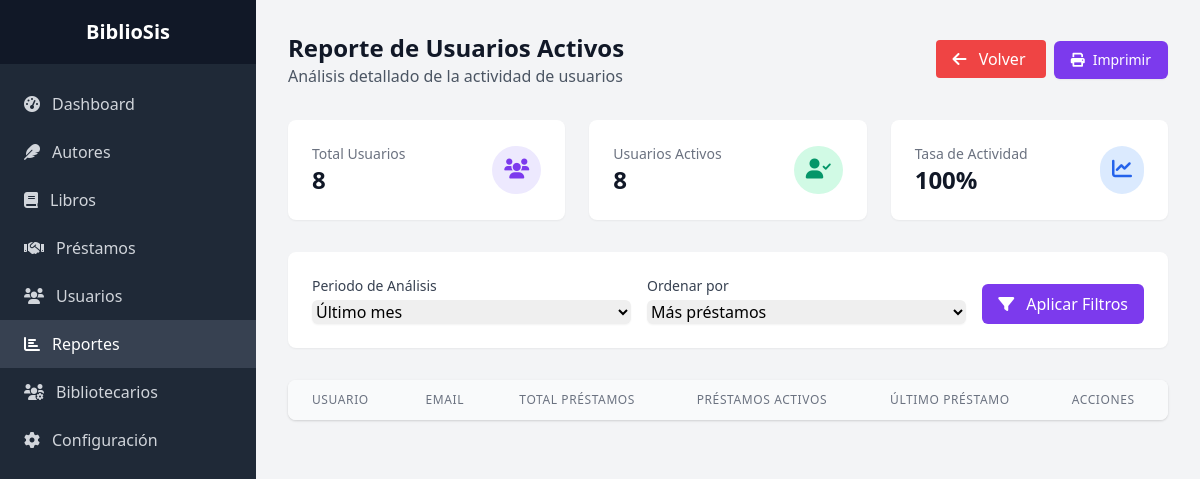
Page /admin/reportes/usuarios_activos.php (signed in) on the earlier database version.
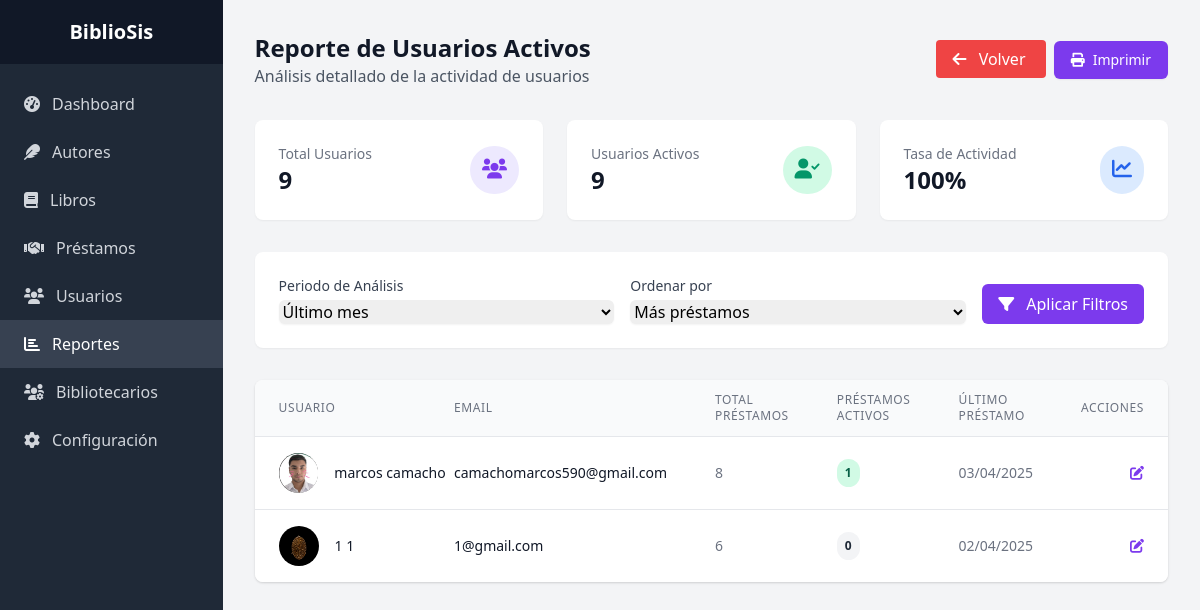
Same page on the later database version.
### tables this page shows
CREATE TABLE `clientes` (
  `id_cliente` int(11) NOT NULL,
  `nombre` varchar(100) NOT NULL,
  `apellido` varchar(100) NOT NULL,
  `email` varchar(100) DEFAULT NULL,
  `telefono` varchar(20) DEFAULT NULL,
  `direccion` text DEFAULT NULL,
  `imagen_cliente` varchar(255) DEFAULT NULL,
  `fecha_registro` timestamp NOT NULL DEFAULT current_timestamp(),
  `estado` enum('Activo','Inactivo') DEFAULT 'Activo',
  `password` varchar(255) NOT NULL DEFAULT ''
);

### admin/reportes/usuarios_activos.php (the view, shortened to what the changed rows need)
<?php
require_once '../../config/config.php';
$orden = isset($_GET['orden']) ? cleanInput($_GET['orden']) : 'prestamos';
$periodo = isset($_GET['periodo']) ? cleanInput($_GET['periodo']) : '30';
try {
    $stmt = $pdo->query("
        SELECT COUNT(*) as total_usuarios,
               SUM(CASE WHEN estado = 'Activo' THEN 1 ELSE 0 END) as usuarios_activos
        FROM clientes
    ");
    $estadisticas = $stmt->fetch();
    $sql = "
        SELECT c.*,
               COUNT(p.id_prestamo) as total_prestamos,
               MAX(p.fecha_prestamo) as ultimo_prestamo,
               SUM(CASE WHEN p.estado = 'Prestado' THEN 1 ELSE 0 END) as prestamos_activos
        FROM clientes c
        LEFT JOIN prestamos p ON c.id_cliente = p.id_cliente
        WHERE c.estado = 'Activo'
    ";
    if ($periodo !== 'todos') {
        $sql .= " AND p.fecha_prestamo >= DATE_SUB(CURRENT_DATE, INTERVAL ? DAY)";
    }
    $sql .= " GROUP BY c.id_cliente ";
    switch ($orden) {
        case 'prestamos':
            $sql .= "ORDER BY total_prestamos DESC";
            break;
    }
    $stmt = $pdo->prepare($sql);
    if ($periodo !== 'todos') {
        $stmt->execute([$periodo]);
    } else {
        $stmt->execute();
    }
    $usuarios = $stmt->fetchAll();
} catch(PDOException $e) {
    error_log($e->getMessage());
    $error = "Error al generar el reporte de usuarios activos.";
}
?>
<!DOCTYPE html>
<html lang="es">
<head>
    <link href="https://cdnjs.cloudflare.com/ajax/libs/tailwindcss/2.2.19/tailwind.min.css" rel="stylesheet">
    <link href="https://cdnjs.cloudflare.com/ajax/libs/font-awesome/6.0.0/css/all.min.css" rel="stylesheet">
</head>
<body class="bg-gray-100">
    <div class="flex">
        <div class="flex-1 p-8">
            <div class="max-w-7xl mx-auto">
                <div class="flex justify-between items-center mb-8">
                    <div>
                        <h1 class="text-2xl font-bold text-gray-900">Reporte de Usuarios Activos</h1>
                    </div>
                </div>
                <div class="grid grid-cols-1 md:grid-cols-3 gap-6 mb-8">
                    <div class="bg-white p-6 rounded-lg shadow-sm">
                        <div class="flex justify-between items-center">
                            <div>
                                <p class="text-sm text-gray-500">Total Usuarios</p>
                                <h3 class="text-2xl font-bold text-gray-900">
                                    <?php echo number_format($estadisticas['total_usuarios']); ?>
                                </h3>
                            </div>
                        </div>
                    </div>
                    <div class="bg-white p-6 rounded-lg shadow-sm">
                        <div class="flex justify-between items-center">
                            <div>
                                <p class="text-sm text-gray-500">Usuarios Activos</p>
                                <h3 class="text-2xl font-bold text-gray-900">
                                    <?php echo number_format($estadisticas['usuarios_activos']); ?>
                                </h3>
                            </div>
                        </div>
                    </div>
                </div>
                <div class="bg-white rounded-lg shadow overflow-hidden">
                    <table class="min-w-full divide-y divide-gray-200">
                        <thead class="bg-gray-50">
                            <tr>
                                <th class="px-6 py-3 text-left text-xs font-medium text-gray-500 uppercase tracking-wider">
                                    Usuario
                                </th>
                                <th class="px-6 py-3 text-left text-xs font-medium text-gray-500 uppercase tracking-wider">
                                    Email
                                </th>
                                <th class="px-6 py-3 text-left text-xs font-medium text-gray-500 uppercase tracking-wider">
                                    Total Préstamos
                                </th>
                                <th class="px-6 py-3 text-left text-xs font-medium text-gray-500 uppercase tracking-wider">
                                    Préstamos Activos
                                </th>
                                <th class="px-6 py-3 text-left text-xs font-medium text-gray-500 uppercase tracking-wider">
                                    Último Préstamo
                                </th>
                                <th class="px-6 py-3 text-left text-xs font-medium text-gray-500 uppercase tracking-wider">
                                    Acciones
                                </th>
                            </tr>
                        </thead>
                        <tbody class="bg-white divide-y divide-gray-200">
                            <?php foreach ($usuarios as $usuario): ?>
                            <tr>
                                <td class="px-6 py-4 whitespace-nowrap">
                                    <div class="flex items-center">
                                        <?php if ($usuario['imagen_cliente']): ?>
                                            <img class="h-10 w-10 rounded-full"
                                                 src="../../<?php echo htmlspecialchars($usuario['imagen_cliente']); ?>"
                                                 alt="<?php echo htmlspecialchars($usuario['nombre']); ?>">
                                        <?php else: ?>
                                            <div class="h-10 w-10 rounded-full bg-purple-100 flex items-center justify-center">
                                                <i class="fas fa-user text-purple-600"></i>
                                            </div>
                                        <?php endif; ?>
                                        <div class="ml-4">
                                            <div class="text-sm font-medium text-gray-900">
                                                <?php echo htmlspecialchars($usuario['nombre'] . ' ' . $usuario['apellido']); ?>
                                            </div>
                                        </div>
                                    </div>
                                </td>
                                <td class="px-6 py-4 whitespace-nowrap">
                                    <div class="text-sm text-gray-900">
                                        <?php echo htmlspecialchars($usuario['email']); ?>
                                    </div>
                                </td>
                                <td class="px-6 py-4 whitespace-nowrap text-sm text-gray-500">
                                    <?php echo $usuario['total_prestamos']; ?>
                                </td>
                                <td class="px-6 py-4 whitespace-nowrap">
                                    <span class="px-2 py-1 inline-flex text-xs leading-5 font-semibold rounded-full <?php
                                        echo $usuario['prestamos_activos'] > 0
                                            ? 'bg-green-100 text-green-800'
                                            : 'bg-gray-100 text-gray-800'; ?>">
                                        <?php echo $usuario['prestamos_activos']; ?>
                                    </span>
                                </td>
                                <td class="px-6 py-4 whitespace-nowrap text-sm text-gray-500">
                                    <?php
                                    echo $usuario['ultimo_prestamo']
                                        ? date('d/m/Y', strtotime($usuario['ultimo_prestamo']))
                                        : 'N/A';
                                    ?>
                                </td>
                                <td class="px-6 py-4 whitespace-nowrap text-right text-sm font-medium">
                                    <a href="../usuarios/editar.php?id=<?php echo $usuario['id_cliente']; ?>"
                                       class="text-purple-600 hover:text-purple-900">
                                        <i class="fas fa-edit"></i>
                                    </a>
                                </td>
                            </tr>
                            <?php endforeach; ?>
                        </tbody>
                    </table>
                </div>
            </div>
        </div>
    </div>
</body>
</html>

Differences in the rows shown:
added clientes: imagen_cliente (picture), nombre+apellido "marcos camacho", email "camachomarcos590@gmail.com", total_prestamos "8", prestamos_activos "1", ultimo_prestamo "03/04/2025"
added clientes: imagen_cliente (picture), nombre+apellido "1 1", email "1@gmail.com", total_prestamos "6", prestamos_activos "0", ultimo_prestamo "02/04/2025"
Other differences:
$estadisticas['total_usuarios']: "8" → "9"
$estadisticas['usuarios_activos']: "8" → "9"
